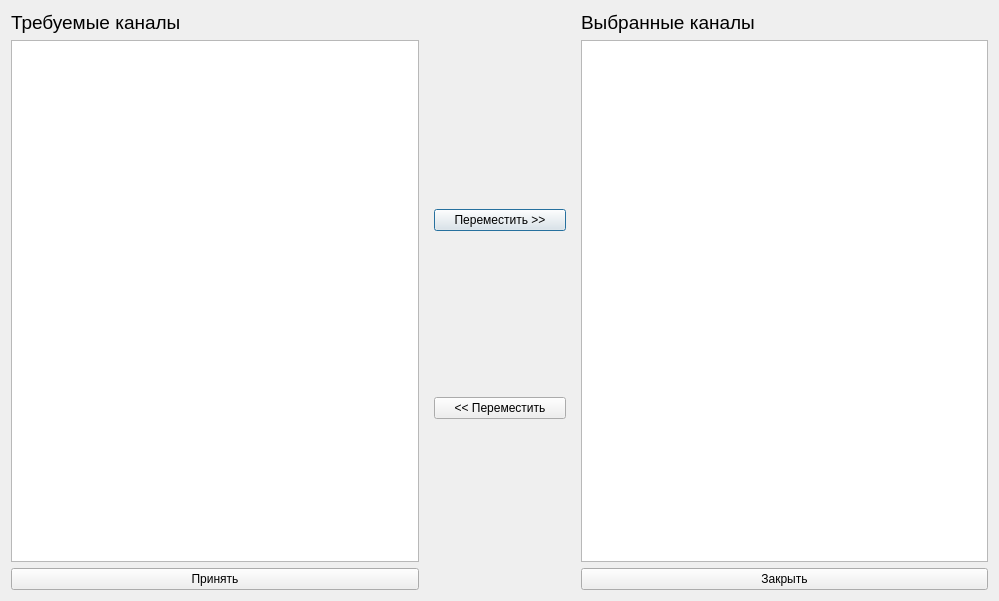
<?xml version="1.0" encoding="UTF-8"?>
<ui version="4.0">
 <class>SettingsCanals</class>
 <widget class="QDialog" name="SettingsCanals">
  <property name="geometry">
   <rect>
    <x>0</x>
    <y>0</y>
    <width>999</width>
    <height>601</height>
   </rect>
  </property>
  <property name="windowTitle">
   <string>Настройки каналов</string>
  </property>
  <property name="modal">
   <bool>true</bool>
  </property>
  <layout class="QGridLayout" name="gridLayout">
   <item row="1" column="1" rowspan="2">
    <widget class="QWidget" name="widget" native="true">
     <property name="sizePolicy">
      <sizepolicy hsizetype="Fixed" vsizetype="Preferred">
       <horstretch>0</horstretch>
       <verstretch>0</verstretch>
      </sizepolicy>
     </property>
     <property name="minimumSize">
      <size>
       <width>150</width>
       <height>0</height>
      </size>
     </property>
     <property name="maximumSize">
      <size>
       <width>150</width>
       <height>16777215</height>
      </size>
     </property>
     <layout class="QVBoxLayout" name="verticalLayout">
      <item>
       <widget class="QPushButton" name="pushButton_3">
        <property name="text">
         <string>Переместить &gt;&gt;</string>
        </property>
       </widget>
      </item>
      <item>
       <widget class="QPushButton" name="pushButton_4">
        <property name="text">
         <string>&lt;&lt; Переместить</string>
        </property>
       </widget>
      </item>
     </layout>
    </widget>
   </item>
   <item row="2" column="0">
    <widget class="QPushButton" name="pushButton_2">
     <property name="text">
      <string>Принять</string>
     </property>
    </widget>
   </item>
   <item row="2" column="2">
    <widget class="QPushButton" name="pushButton">
     <property name="text">
      <string>Закрыть</string>
     </property>
    </widget>
   </item>
   <item row="1" column="2">
    <widget class="QTableWidget" name="tableWidget_2">
     <property name="sizePolicy">
      <sizepolicy hsizetype="Preferred" vsizetype="Preferred">
       <horstretch>0</horstretch>
       <verstretch>0</verstretch>
      </sizepolicy>
     </property>
    </widget>
   </item>
   <item row="1" column="0">
    <widget class="QTableWidget" name="tableWidget">
     <property name="sizePolicy">
      <sizepolicy hsizetype="Preferred" vsizetype="Preferred">
       <horstretch>0</horstretch>
       <verstretch>0</verstretch>
      </sizepolicy>
     </property>
    </widget>
   </item>
   <item row="0" column="0">
    <widget class="QLabel" name="label">
     <property name="sizePolicy">
      <sizepolicy hsizetype="Preferred" vsizetype="Fixed">
       <horstretch>0</horstretch>
       <verstretch>0</verstretch>
      </sizepolicy>
     </property>
     <property name="text">
      <string>&lt;html&gt;&lt;head/&gt;&lt;body&gt;&lt;p&gt;&lt;span style=&quot; font-size:14pt;&quot;&gt;Требуемые каналы&lt;/span&gt;&lt;/p&gt;&lt;/body&gt;&lt;/html&gt;</string>
     </property>
    </widget>
   </item>
   <item row="0" column="2">
    <widget class="QLabel" name="label_2">
     <property name="sizePolicy">
      <sizepolicy hsizetype="Preferred" vsizetype="Fixed">
       <horstretch>0</horstretch>
       <verstretch>0</verstretch>
      </sizepolicy>
     </property>
     <property name="text">
      <string>&lt;html&gt;&lt;head/&gt;&lt;body&gt;&lt;p&gt;&lt;span style=&quot; font-size:14pt;&quot;&gt;Выбранные каналы&lt;/span&gt;&lt;/p&gt;&lt;/body&gt;&lt;/html&gt;</string>
     </property>
    </widget>
   </item>
  </layout>
 </widget>
 <resources/>
 <connections/>
</ui>
